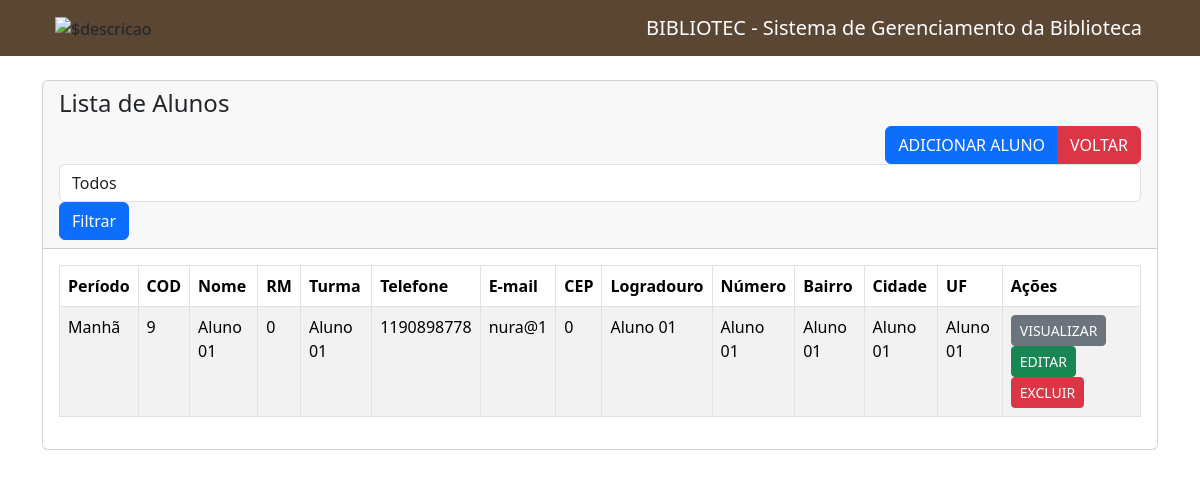
The page / on the database its author committed.
### tables this page shows
CREATE TABLE `alunos` (
  `id` int(11) NOT NULL,
  `periodo` varchar(20) NOT NULL,
  `nome` varchar(100) NOT NULL,
  `rm` int(10) NOT NULL,
  `turma` varchar(100) NOT NULL,
  `tel` int(20) NOT NULL,
  `email` varchar(100) NOT NULL,
  `cep` int(8) NOT NULL,
  `logra` varchar(100) NOT NULL,
  `numero` varchar(10) NOT NULL,
  `bairro` varchar(60) NOT NULL,
  `cidade` varchar(50) NOT NULL,
  `uf` varchar(25) NOT NULL
);

### index.php (the view, shortened to what this page needs)
<?php
require 'conexao.php';
$sql = "SELECT * FROM alunos";
$alunos = mysqli_query($conexao, $sql);
?>
<!doctype html>
<html lang="en">
  <head>
    <link href="https://cdn.jsdelivr.net/npm/bootstrap@5.3.8/dist/css/bootstrap.min.css" rel="stylesheet">
  </head>
  <body>
    <?php include('navbar.php'); ?>
    <div class="container mt-4">
        <div class="row">
            <div class="col-md-12">
                <div class="card">
                        <div class="card-header">
                            <h4> Lista de Alunos</h4>
                            <div class=" btn-group float-end">
                            <a href="criar-aluno.php" class="btn btn-primary ">ADICIONAR ALUNO</a>
                            <a href="paginainicial.php" class="btn btn-danger ">VOLTAR</a>
                            </div>
                            <div class="selecionar">
                            <form method="GET">
                            <select name="periodo" class="form-control">
                                <option value="">Todos</option>
                            </select>
                            <button type="submit" name="filtrar_aluno" class="btn btn-primary">
                                Filtrar
                            </button>
                            </form>
                            </div>
                        </div>
                        <div class="card-body">
                            <table class="table table-bordered table-striped">
                                <thead>
                                    <tr>
                                        <th>Período</th>
                                        <th>COD</th>
                                        <th>Nome</th>
                                        <th>RM</th>
                                        <th>Turma</th>
                                        <th>Telefone</th>
                                        <th>E-mail</th>
                                        <th>CEP</th>
                                        <th>Logradouro</th>
                                        <th>Número</th>
                                        <th>Bairro</th>
                                        <th>Cidade</th>
                                        <th>UF</th>
                                        <th>Ações</th>
                                    </tr>
                                </thead>
                                <tbody>
                                    <?php
                                    if (mysqli_num_rows($alunos) > 0) {
                                        foreach($alunos as $aluno) {
                                    ?>
                                    <tr>
                                        <td><?= $aluno['periodo']?></td>
                                        <td><?= $aluno['id']?></td>
                                        <td><?= $aluno['nome']?></td>
                                        <td><?= $aluno['rm']?></td>
                                        <td><?= $aluno['turma']?></td>
                                        <td><?= $aluno['tel']?></td>
                                        <td><?= $aluno['email']?></td>
                                        <td><?= $aluno['cep']?></td>
                                        <td><?= $aluno['logra']?></td>
                                        <td><?= $aluno['numero']?></td>
                                        <td><?= $aluno['bairro']?></td>
                                        <td><?= $aluno['cidade']?></td>
                                        <td><?= $aluno['uf']?></td>
                                        <td>
                                            <a href="visualizar-aluno.php?id=<?= $aluno['id'] ?>" class="btn btn-secondary btn-sm">VISUALIZAR</a>
                                            <a href="editar-aluno.php?id=<?= $aluno['id'] ?>" class="btn btn-success btn-sm">EDITAR</a>
                                            <form action="acoes.php" method="POST" class="d-inline">
                                                <button onclick="return confirm('Tem certeza de que deseja excluir?')" type="submit" name="delete_aluno" value="<?= $aluno['id'] ?>" class="btn btn-danger btn-sm">
                                                    EXCLUIR
                                                </button>
                                            </form>
                                        </td>
                                    </tr>
                                    <?php
                                        }
                                    }
                                     else {
                                        echo '<h5>Nenhum aluno foi encontrado!</h5>';
                                    }
                                    ?>
                                </tbody>
                            </table>
                        </div>
                </div>
            </div>
        </div>
    </div>
  </body>
</html>

### rows shown on the page
alunos: periodo "Manhã", id "9", nome "Aluno 01", rm "0", turma "Aluno 01", tel "1190898778", email "nura@1", cep "0", logra "Aluno 01", numero "Aluno 01", bairro "Aluno 01", cidade "Aluno 01", uf "Aluno 01"
